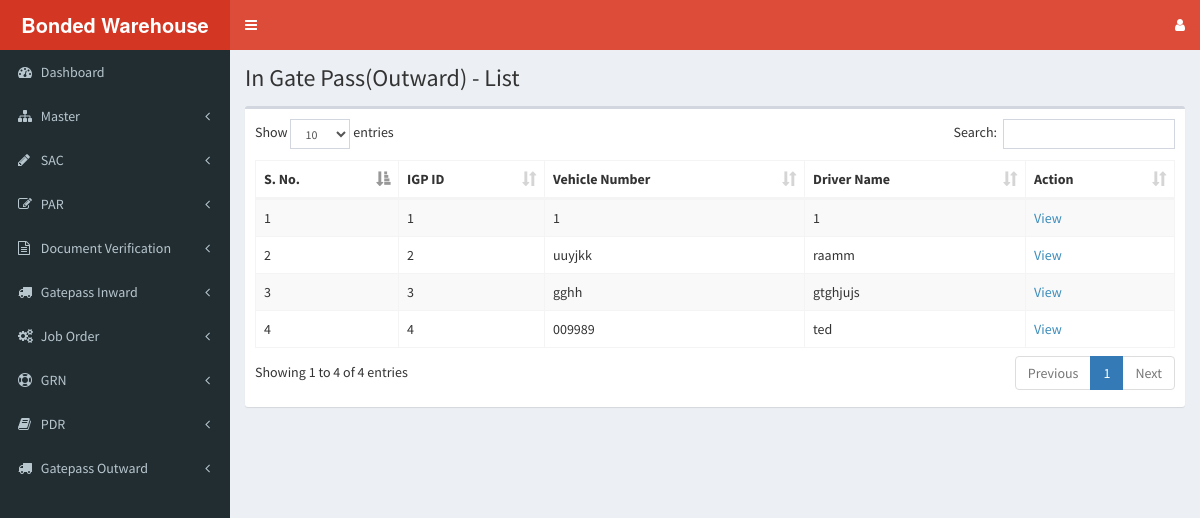
Before: /gate-pass/igp-loading-list-view.php with the older database file.
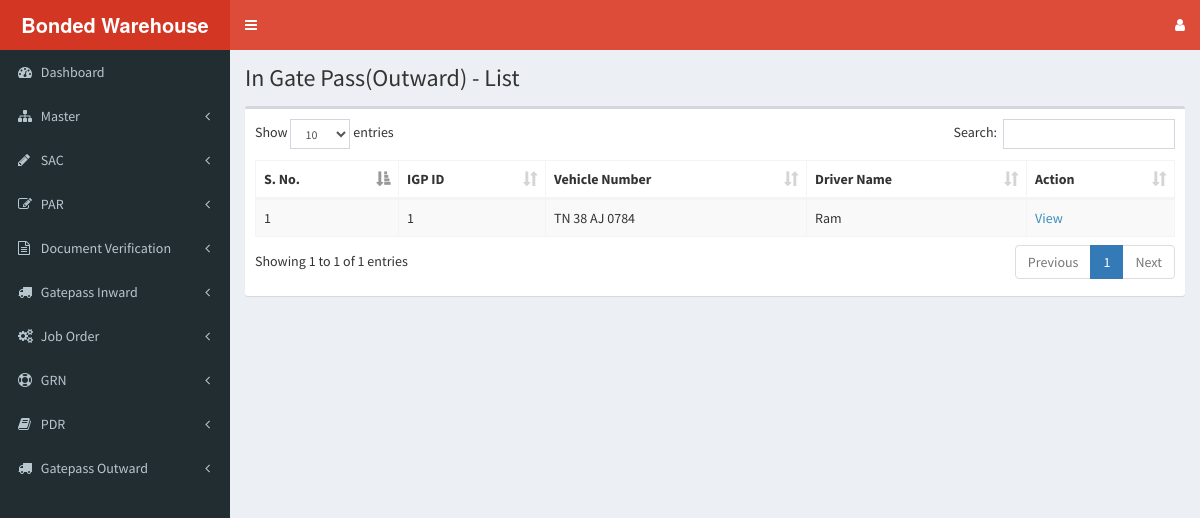
After: the same page with the newer database file.
### tables this page shows
CREATE TABLE `igp_loading` (
  `igp_lo_id` int(11) NOT NULL,
  `pdr_id` int(11) NOT NULL,
  `entry_date` date NOT NULL,
  `data_type` varchar(50) NOT NULL,
  `data_value` varchar(50) NOT NULL,
  `vehicle_number` varchar(50) DEFAULT NULL,
  `driver_name` varchar(50) DEFAULT NULL,
  `driving_license` varchar(50) DEFAULT NULL,
  `time_in` varchar(50) NOT NULL,
  `status` varchar(50) NOT NULL DEFAULT 'igp_created'
);

### gate-pass/igp-loading-list-view.php (the view, shortened to what this page needs)
<?php
  include('../header.php');
  include('../sidebar.php');
  include('../dbconfig.php');
?>
<div class="content-wrapper">
  <section class="content-header">
    <h1>
      In Gate Pass(Outward) - List
    </h1>
  </section>
  <section class="content">
    <div class="box">
      <div class="box-body">
        <table id="par_table" class="table table-bordered table-striped">
          <thead>
            <tr>
              <th>S. No.</th>
              <th>IGP ID</th>
              <th>Vehicle Number</th>
              <th>Driver Name</th>
              <th>Action</th>
            </tr>
          </thead>
          <tbody>
            <?php
              $select_query = "SELECT * FROM igp_loading";
              $result = mysqli_query($dbc,$select_query);
              $row_counter = 0;
              if(mysqli_num_rows($result) > 0) {
                while($row = mysqli_fetch_array($result)) {
                  echo "<tr>";
                  echo "<td>".++$row_counter."</td>";
                  echo "<td>".$row['igp_lo_id']."</td>";
                  echo "<td>".$row['vehicle_number']."</td>";
                  echo "<td>".$row['driver_name']."</td>";
                  echo "<td><a href='igp-loading-view.php?igp_lo_id=".$row['igp_lo_id']."'>View</a></td>";
                  echo "</tr>";
                }
              } else {
                $dataTableFlag = false;
                echo "<tr><td colspan=\"6\">No IGPs available.</td></tr>";
              }
            ?>
          </tbody>
        </table>
      </div>
      </div>
    </div>
</div>
<?php
  include('../footer.php');
?>

Changed rows visible on the page:
removed igp_loading: igp_lo_id "2", vehicle_number "uuyjkk", driver_name "raamm"
removed igp_loading: igp_lo_id "3", vehicle_number "gghh", driver_name "gtghjujs"
removed igp_loading: igp_lo_id "4", vehicle_number "009989", driver_name "ted"
changed igp_loading id 1: vehicle_number "1" → "TN 38 AJ 0784"; driver_name "1" → "Ram"
Other visible differences:
text written by a page script: "Show entries Search: Showing 1 to 4 of 4 entries Previous 1 Next" → "Show entries Search: Showing 1 to 1 of 1 entries Previous 1 Next"
